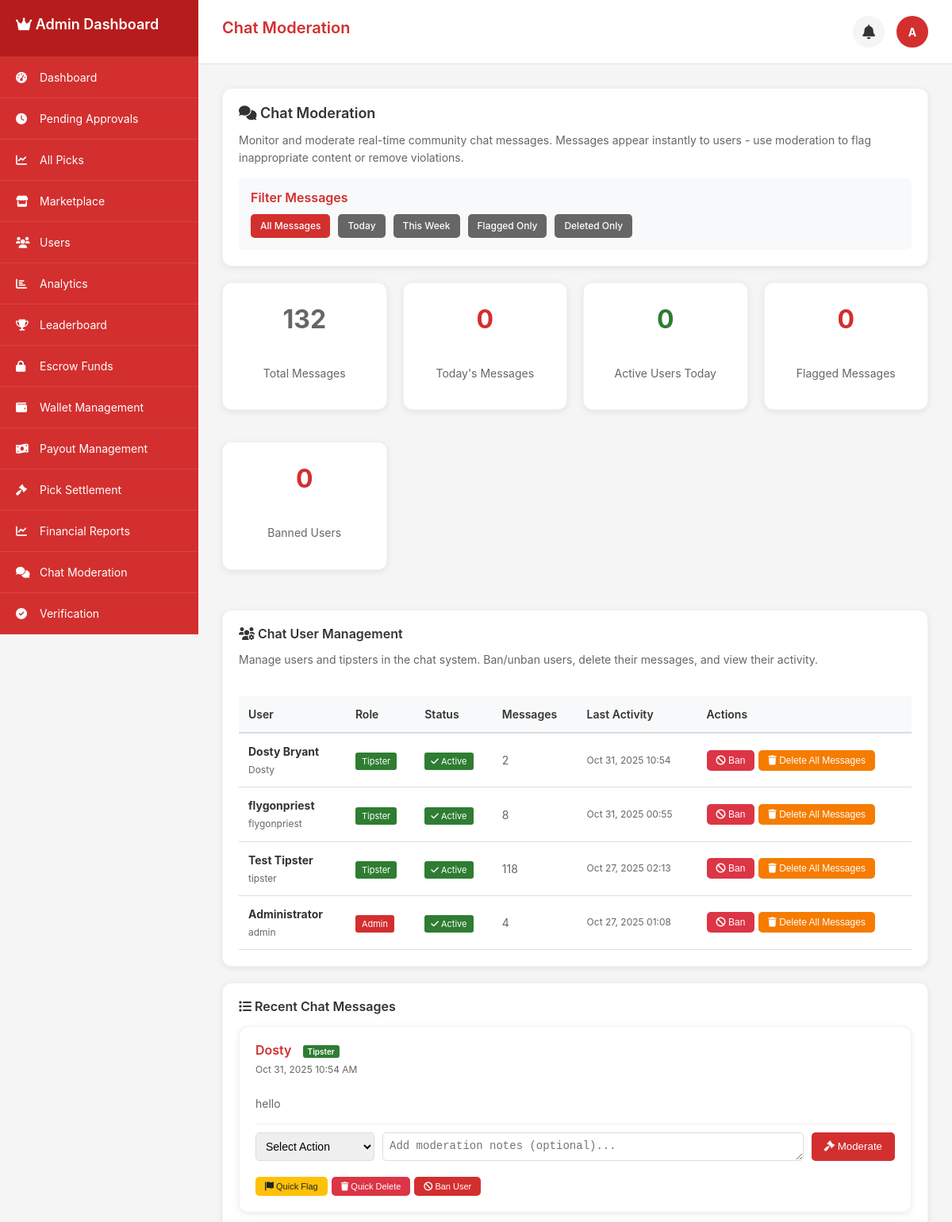
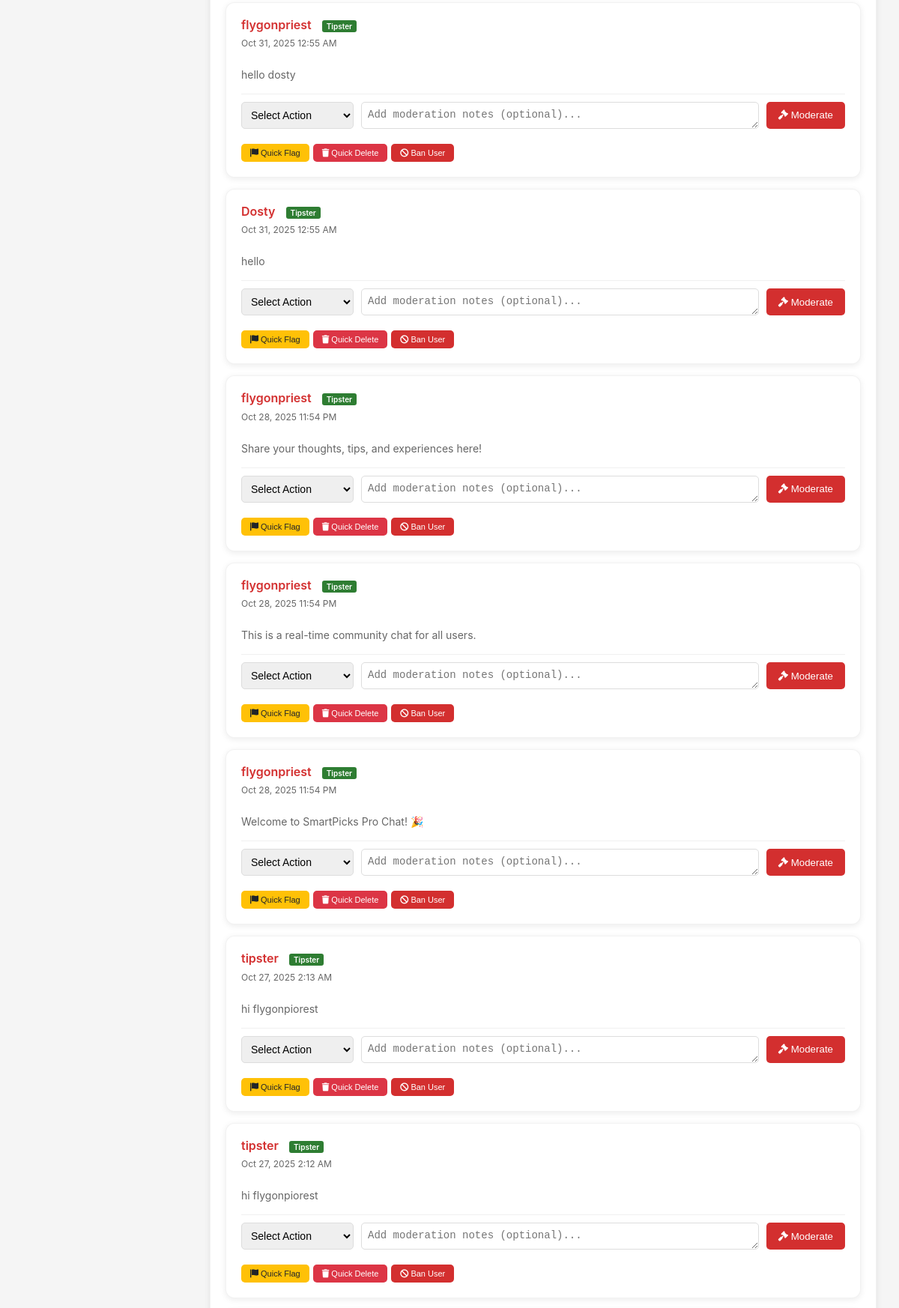
/admin_chat (signed in, upper part), run on the app's committed database (2 pictures, top to bottom).
### tables this page shows
CREATE TABLE `users` (
  `id` int(11) NOT NULL AUTO_INCREMENT,
  `username` varchar(50) NOT NULL,
  `email` varchar(100) NOT NULL,
  `password` varchar(255) NOT NULL,
  `display_name` varchar(100) NOT NULL,
  `avatar` varchar(255) DEFAULT NULL,
  `role` enum('user','tipster','admin') DEFAULT 'user',
  `status` enum('active','inactive','suspended') DEFAULT 'active',
  `phone` varchar(20) DEFAULT NULL,
  `country` varchar(50) DEFAULT 'Ghana',
  `timezone` varchar(50) DEFAULT 'Africa/Accra',
  `last_login` datetime DEFAULT NULL,
  `created_at` datetime DEFAULT current_timestamp(),
  `updated_at` datetime DEFAULT current_timestamp() ON UPDATE current_timestamp(),
  `country_code` varchar(3) DEFAULT 'GHA',
  `flag_emoji` varchar(10) DEFAULT '??',
  `is_online` tinyint(1) DEFAULT 0,
  `last_activity` datetime DEFAULT NULL,
  `is_verified` tinyint(1) DEFAULT 0,
  `email_notifications` tinyint(1) DEFAULT 1,
  `sms_notifications` tinyint(1) DEFAULT 0,
  `push_notifications` tinyint(1) DEFAULT 1,
  `bio` text DEFAULT NULL,
  PRIMARY KEY (`id`),
  UNIQUE KEY `username` (`username`),
  UNIQUE KEY `email` (`email`),
  KEY `idx_username` (`username`),
  KEY `idx_email` (`email`),
  KEY `idx_role` (`role`),
  KEY `idx_status` (`status`),
  KEY `idx_country_code` (`country_code`),
  KEY `idx_is_online` (`is_online`)
);

CREATE TABLE `chat_messages` (
  `id` int(11) NOT NULL AUTO_INCREMENT,
  `user_id` int(11) NOT NULL,
  `message` text NOT NULL,
  `is_flagged` tinyint(1) DEFAULT 0,
  `is_deleted` tinyint(1) DEFAULT 0,
  `type` enum('text','image','emoji') DEFAULT 'text',
  `metadata` longtext DEFAULT NULL CHECK (json_valid(`metadata`)),
  `is_public` tinyint(1) DEFAULT 1,
  `created_at` datetime DEFAULT current_timestamp(),
  `message_type` enum('text','image','emoji') DEFAULT 'text',
  `image_url` varchar(255) DEFAULT NULL,
  `is_edited` tinyint(1) DEFAULT 0,
  `edited_at` datetime DEFAULT NULL,
  `parent_id` int(11) DEFAULT NULL,
  `reaction_count` int(11) DEFAULT 0,
  PRIMARY KEY (`id`),
  KEY `idx_user_id` (`user_id`),
  KEY `idx_is_public` (`is_public`),
  KEY `idx_created_at` (`created_at`),
  KEY `idx_message_type` (`message_type`),
  KEY `idx_parent_id` (`parent_id`),
  CONSTRAINT `chat_messages_ibfk_1` FOREIGN KEY (`user_id`) REFERENCES `users` (`id`) ON DELETE CASCADE
);

### app/controllers/admin_chat.php (the view, shortened to what the rows shown need)
<?php
require_once __DIR__ . '/../../config/config.php';
require_once __DIR__ . '/../models/Database.php';
$db = Database::getInstance();
$userId = $_SESSION['user_id'];
$user = $db->fetch("SELECT * FROM users WHERE id = ?", [$userId]);
$chatMessages = [];
$stats = [];
$chatUsers = [];
$filter = $_GET['filter'] ?? 'all';
$whereClause = '';
switch ($filter) {
    default:
        $whereClause = "";
}
try {
    $chatMessages = $db->fetchAll("
        SELECT cm.*, u.username, u.role
        FROM chat_messages cm
        JOIN users u ON cm.user_id = u.id
        {$whereClause}
        ORDER BY cm.created_at DESC
        LIMIT 50
    ");
    $stats['total_messages'] = $db->fetch("SELECT COUNT(*) as count FROM chat_messages")['count'] ?? 0;
    $stats['today_messages'] = $db->fetch("SELECT COUNT(*) as count FROM chat_messages WHERE DATE(created_at) = CURDATE()")['count'] ?? 0;
    $stats['active_users'] = $db->fetch("SELECT COUNT(DISTINCT user_id) as count FROM chat_messages WHERE DATE(created_at) = CURDATE()")['count'] ?? 0;
    $stats['flagged_messages'] = $db->fetch("SELECT COUNT(*) as count FROM chat_messages WHERE is_flagged = 1")['count'] ?? 0;
    $stats['banned_users'] = $db->fetch("SELECT COUNT(*) as count FROM users WHERE status = 'suspended'")['count'] ?? 0;
    $chatUsers = $db->fetchAll("
        SELECT
            u.id,
            u.username,
            u.display_name,
            u.email,
            u.role,
            u.status,
            u.last_login,
            COUNT(DISTINCT cm.id) as message_count,
            MAX(cm.created_at) as last_message_time
        FROM users u
        LEFT JOIN chat_messages cm ON u.id = cm.user_id
        WHERE cm.id IS NOT NULL
        GROUP BY u.id
        ORDER BY last_message_time DESC
        LIMIT 100
    ");
} catch (Exception $e) {
    $chatMessages = [];
    $stats = ['total_messages' => 0, 'today_messages' => 0, 'active_users' => 0, 'flagged_messages' => 0, 'banned_users' => 0];
    $chatUsers = [];
}
$pageTitle = "Chat Moderation";
?>
<div class="admin-chat-content">
    <div class="card">
        <h2><i class="fas fa-comments"></i> Chat Moderation</h2>
    </div>
    <div style="display: grid; grid-template-columns: repeat(auto-fit, minmax(200px, 1fr)); gap: 20px; margin-bottom: 30px;">
        <div class="card">
            <div style="text-align: center;">
                <p style="font-size: 32px; font-weight: bold; color: #666;"><?php echo $stats['total_messages']; ?></p>
                <p style="font-size: 14px; color: #666;">Total Messages</p>
            </div>
        </div>
    </div>
    <div class="card">
        <?php if (empty($chatUsers)): ?>
        <div style="text-align: center; padding: 40px; color: #666;">
            <i class="fas fa-users" style="font-size: 48px; color: #ccc; margin-bottom: 20px;"></i>
            <p>No chat users found.</p>
        </div>
        <?php else: ?>
        <div style="margin-top: 20px; overflow-x: auto;">
            <table style="width: 100%; border-collapse: collapse;">
                <thead>
                    <tr style="background-color: #f5f5f5;">
                        <th style="padding: 12px; text-align: left; border-bottom: 2px solid #ddd;">User</th>
                        <th style="padding: 12px; text-align: left; border-bottom: 2px solid #ddd;">Role</th>
                        <th style="padding: 12px; text-align: left; border-bottom: 2px solid #ddd;">Status</th>
                        <th style="padding: 12px; text-align: left; border-bottom: 2px solid #ddd;">Messages</th>
                        <th style="padding: 12px; text-align: left; border-bottom: 2px solid #ddd;">Last Activity</th>
                        <th style="padding: 12px; text-align: left; border-bottom: 2px solid #ddd;">Actions</th>
                    </tr>
                </thead>
                <tbody>
                    <?php foreach ($chatUsers as $chatUser): ?>
                    <tr style="border-bottom: 1px solid #eee;">
                        <td style="padding: 12px;">
                            <strong><?php echo htmlspecialchars($chatUser['display_name'] ?? $chatUser['username']); ?></strong>
                            <p style="font-size: 12px; color: #666; margin: 3px 0 0 0;">
                                <?php echo htmlspecialchars($chatUser['username']); ?>
                            </p>
                        </td>
                        <td style="padding: 12px;">
                            <span style="background-color: <?php echo $chatUser['role'] === 'admin' ? '#d32f2f' : ($chatUser['role'] === 'tipster' ? '#2e7d32' : '#666'); ?>; color: white; padding: 4px 8px; border-radius: 3px; font-size: 11px; text-transform: capitalize;">
                                <?php echo $chatUser['role']; ?>
                            </span>
                        </td>
                        <td style="padding: 12px;">
                            <?php if ($chatUser['status'] === 'suspended'): ?>
                            <span style="background-color: #d32f2f; color: white; padding: 4px 8px; border-radius: 3px; font-size: 11px;">
                                <i class="fas fa-ban"></i> Banned
                            </span>
                            <?php else: ?>
                            <span style="background-color: #2e7d32; color: white; padding: 4px 8px; border-radius: 3px; font-size: 11px;">
                                <i class="fas fa-check"></i> Active
                            </span>
                            <?php endif; ?>
                        </td>
                        <td style="padding: 12px; color: #666;">
                            <?php echo $chatUser['message_count'] ?? 0; ?>
                        </td>
                        <td style="padding: 12px; color: #666; font-size: 12px;">
                            <?php echo $chatUser['last_message_time'] ? date('M j, Y H:i', strtotime($chatUser['last_message_time'])) : 'Never'; ?>
                        </td>
                        <td style="padding: 12px;">
                            <div style="display: flex; gap: 5px; flex-wrap: wrap;">
                                <?php if ($chatUser['status'] === 'suspended'): ?>
                                <form method="POST" style="display: inline;">
                                    <input type="hidden" name="action" value="unban_user">
                                    <input type="hidden" name="user_id" value="<?php echo $chatUser['id']; ?>">
                                    <button type="submit" class="btn btn-secondary" style="padding: 6px 12px; font-size: 12px;" onclick="return confirm('Unban this user from chat?');">
                                        <i class="fas fa-unlock"></i> Unban
                                    </button>
                                </form>
                                <?php else: ?>
                                <form method="POST" style="display: inline;">
                                    <button type="submit" class="btn btn-danger" style="padding: 6px 12px; font-size: 12px;" onclick="return confirm('Ban this user from chat? This will prevent them from sending messages.');">
                                        <i class="fas fa-ban"></i> Ban
                                    </button>
                                </form>
                                <?php endif; ?>
                                <form method="POST" style="display: inline;">
                                    <button type="submit" class="btn btn-warning" style="padding: 6px 12px; font-size: 12px; background-color: #f57c00; color: white;" onclick="return confirm('Delete ALL messages from this user? This action cannot be undone.');">
                                        <i class="fas fa-trash"></i> Delete All Messages
                                    </button>
                                </form>
                            </div>
                        </td>
                    </tr>
                    <?php endforeach; ?>
                </tbody>
            </table>
        </div>
        <?php endif; ?>
    </div>
    <div class="card">
        <?php if (empty($chatMessages)): ?>
        <div style="text-align: center; padding: 40px; color: #666;">
            <i class="fas fa-comments" style="font-size: 48px; color: #ccc; margin-bottom: 20px;"></i>
            <p>No chat messages found.</p>
        </div>
        <?php else: ?>
        <div style="margin-top: 15px;">
            <?php foreach ($chatMessages as $chatMessage): ?>
            <div class="card" style="margin-bottom: 15px; <?php echo $chatMessage['is_flagged'] ? 'border-left: 4px solid #d32f2f;' : ''; ?>">
                <div style="display: flex; justify-content: space-between; align-items: flex-start; margin-bottom: 10px;">
                    <div>
                        <h4 style="color: #d32f2f; margin-bottom: 5px;">
                            <?php echo htmlspecialchars($chatMessage['username']); ?>
                            <span style="background-color: <?php echo $chatMessage['role'] === 'admin' ? '#d32f2f' : ($chatMessage['role'] === 'tipster' ? '#2e7d32' : '#666'); ?>; color: white; padding: 2px 6px; border-radius: 3px; font-size: 10px; text-transform: capitalize; margin-left: 10px;">
                                <?php echo $chatMessage['role']; ?>
                            </span>
                        </h4>
                        <p style="color: #666; font-size: 12px;">
                            <?php echo date('M j, Y g:i A', strtotime($chatMessage['created_at'])); ?>
                        </p>
                    </div>
                </div>
                <div style="margin-bottom: 15px;">
                    <p style="color: #666; font-size: 14px; line-height: 1.5;">
                        <?php echo htmlspecialchars($chatMessage['message']); ?>
                    </p>
                </div>
                <?php if (!$chatMessage['is_deleted']): ?>
                <div style="border-top: 1px solid #f0f0f0; padding-top: 10px;">
                    <div style="display: flex; gap: 10px; align-items: flex-start;">
                        <form method="POST" style="flex: 1;">
                            <div style="display: grid; grid-template-columns: 150px 1fr auto; gap: 10px; margin-bottom: 10px;">
                                <select name="moderation_action" required style="padding: 8px; border: 1px solid #ddd; border-radius: 5px;">
                                    <option value="">Select Action</option>
                                </select>
                                <textarea name="admin_notes" rows="1"
                                          placeholder="Add moderation notes (optional)..."
                                          style="width: 100%; padding: 8px; border: 1px solid #ddd; border-radius: 5px; resize: vertical;"></textarea>
                                <button type="submit" class="btn btn-primary" style="padding: 8px 16px;">
                                    <i class="fas fa-gavel"></i> Moderate
                                </button>
                            </div>
                        </form>
                    </div>
                    <div style="display: flex; gap: 5px; margin-top: 10px;">
                        <?php if (!$chatMessage['is_flagged']): ?>
                        <form method="POST" style="display: inline;">
                            <button type="submit" class="btn btn-warning" style="padding: 6px 12px; font-size: 11px;">
                                <i class="fas fa-flag"></i> Quick Flag
                            </button>
                        </form>
                        <?php endif; ?>
                        <form method="POST" style="display: inline;">
                            <button type="submit" class="btn btn-danger" style="padding: 6px 12px; font-size: 11px;" onclick="return confirm('Delete this message?');">
                                <i class="fas fa-trash"></i> Quick Delete
                            </button>
                        </form>
                        <?php if ($chatMessage['user_id'] != $userId): ?>
                        <form method="POST" style="display: inline;">
                            <button type="submit" class="btn btn-danger" style="padding: 6px 12px; font-size: 11px; background-color: #d32f2f;" onclick="return confirm('Ban this user from chat?');">
                                <i class="fas fa-ban"></i> Ban User
                            </button>
                        </form>
                        <?php endif; ?>
                    </div>
                </div>
                <?php endif; ?>
            </div>
            <?php endforeach; ?>
        </div>
        <?php endif; ?>
    </div>
</div>
<?php
$content = ob_get_clean();
include __DIR__ . '/../views/layouts/admin_layout.php';
?>

### app/views/layouts/admin_layout.php (shortened to what the rows shown need)
<!DOCTYPE html>
<html lang="en">
<head>
    <link rel="stylesheet" href="https://cdnjs.cloudflare.com/ajax/libs/font-awesome/6.0.0-beta3/css/all.min.css">
</head>
<body>
    <div class="sidebar" id="sidebar">
        <div class="sidebar-header">
            <h2><i class="fas fa-crown"></i> Admin Dashboard</h2>
        </div>
    </div>
    <div class="main-content">
        <div class="page-header">
            <h1 class="page-title"><?php echo isset($pageTitle) ? $pageTitle : 'Admin Dashboard'; ?></h1>
            <div class="admin-info">
                <div class="notification-container">
                    <div class="notification-bell" id="notificationBell" onclick="toggleNotificationDropdown()">
                    </div>
                </div>
                <div class="admin-avatar">
                    <?php echo isset($user) ? strtoupper(substr($user['username'], 0, 1)) : 'A'; ?>
                </div>
            </div>
        </div>
        <div class="content-area">
            <?php echo isset($content) ? $content : ''; ?>
        </div>
    </div>
</body>
</html>

### data on the page
users: username "A", display_name "Administrator", username "admin", role "Admin", status "active" (drawn), message_count "4", last_message_time "Oct 27, 2025 01:08"
chat_messages: id "132", user.username "Dosty", user.role "Tipster", created_at "Oct 31, 2025 10:54 AM", message "hello"
users: display_name "Dosty Bryant", username "Dosty", role "Tipster", status "active" (drawn), message_count "2", last_message_time "Oct 31, 2025 10:54"
users: display_name "flygonpriest", username "flygonpriest", role "Tipster", status "active" (drawn), message_count "8", last_message_time "Oct 31, 2025 00:55"
users: display_name "Test Tipster", username "tipster", role "Tipster", status "active" (drawn), message_count "118", last_message_time "Oct 27, 2025 02:13"
chat_messages: user.username "flygonpriest", user.role "Tipster", created_at "Oct 31, 2025 12:55 AM", message "hello dosty"
chat_messages: user.username "Dosty", user.role "Tipster", created_at "Oct 31, 2025 12:55 AM", message "hello"
chat_messages: user.username "flygonpriest", user.role "Tipster", created_at "Oct 28, 2025 11:54 PM", message "Share your thoughts, tips, and experiences here!"
chat_messages: user.username "flygonpriest", user.role "Tipster", created_at "Oct 28, 2025 11:54 PM", message "This is a real-time community chat for all users."
chat_messages: user.username "flygonpriest", user.role "Tipster", created_at "Oct 28, 2025 11:54 PM", message "Welcome to SmartPicks Pro Chat! 🎉"
chat_messages: user.username "tipster", user.role "Tipster", created_at "Oct 27, 2025 2:13 AM", message "hi flygonpiorest"
chat_messages: user.username "tipster", user.role "Tipster", created_at "Oct 27, 2025 2:12 AM", message "hi flygonpiorest"

### other printed values
$item['text'] "Dashboard"
$item['text'] "Pending Approvals"
$item['text'] "All Picks"
$item['text'] "Marketplace"
$item['text'] "Users"
$item['text'] "Analytics"
$item['text'] "Leaderboard"
$item['text'] "Escrow Funds"
$item['text'] "Wallet Management"
$item['text'] "Payout Management"
$item['text'] "Pick Settlement"
$item['text'] "Financial Reports"
$item['text'] "Chat Moderation"
$item['text'] "Verification"
$pageTitle "Chat Moderation"
